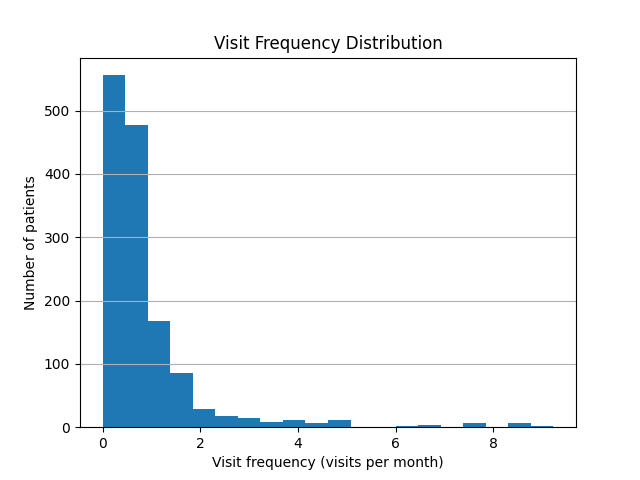

Here is the Python script that generated this plot:
import pandas as pd
import matplotlib.pyplot as plt

# Load data
df = pd.read_csv("clinical_data.csv")

# Clean
df['patient_id'] = df['patient_id'].astype(str).str.strip()
df['study_datetime'] = pd.to_datetime(
    df['study_datetime'],
    format="%Y-%m-%d_%H-%M-%S",
    errors='coerce'
)

df = df.dropna(subset=['study_datetime'])

# Visits per patient
visits = df['patient_id'].value_counts()

# Time span per patient
time_span = df.groupby('patient_id')['study_datetime'].agg(['min', 'max'])
time_span['days'] = (time_span['max'] - time_span['min']).dt.days

# Merge visits
time_span['visits'] = visits

# Compute frequency (visits per month)
time_span['frequency'] = 0.0  # initialize

mask = time_span['days'] > 0
time_span.loc[mask, 'frequency'] = (
    time_span.loc[mask, 'visits'] / (time_span.loc[mask, 'days'] / 30)
)

# Histogram
plt.figure()
plt.hist(time_span['frequency'], bins=20)

plt.xlabel("Visit frequency (visits per month)")
plt.ylabel("Number of patients")
plt.title("Visit Frequency Distribution")

plt.grid(axis='y')

plt.savefig("visit_frequency.png")
plt.show()

# Optional: print summary
print(time_span['frequency'].describe())
